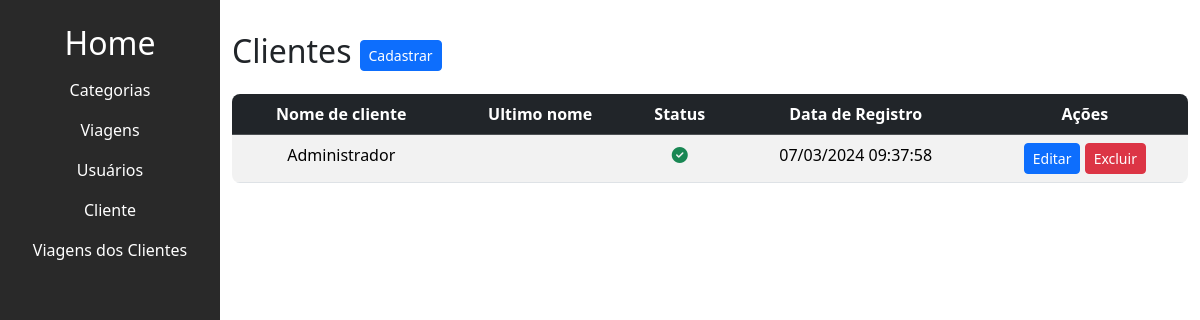
The page /user/listar_clientes/ on the database as committed earlier.
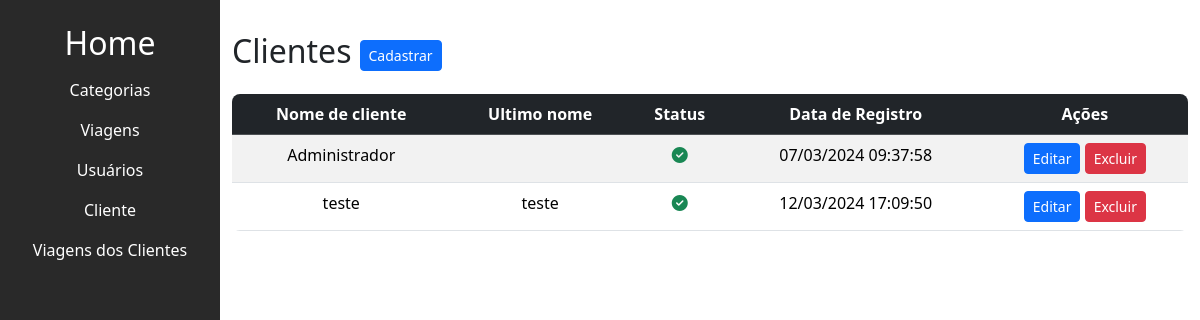
The same page on the database as committed later.
### user/models.py (models this page shows, shortened)
class Cliente(models.Model):
    user = models.OneToOneField(User, on_delete=models.CASCADE)
    rg = models.CharField(max_length=20, blank=True, null=True)
    cpf = models.CharField(max_length=14, blank=True, null=True)
    telefone = models.CharField(max_length=15, blank=True, null=True)
    data_nascimento = models.DateField(null=False)
    GENERO_CHOICES = (
        ('M', 'Masculino'),
        ('F', 'Feminino'),
        ('O', 'Outro')
    )
    genero = models.CharField(max_length=1, choices=GENERO_CHOICES)
    update_at = models.DateTimeField(auto_now=True)
    created_at = models.DateTimeField(auto_now_add=True)

### user/views.py (the view)
# urls.py: path('listar_clientes/', listar_clientes, name='listar_clientes'),
def listar_clientes(request):
    clientes = Cliente.objects.all()
    return render(request, 'cliente/listar_clientes.html', {'clientes': clientes})

### user/templates/cliente/listar_clientes.html (shortened to what this page needs)
{% extends 'base.html' %}
{% block content %}
<div class="main-content" id="mainContent">
  <div class="d-flex align-items-center">
    <h2 class="me-2">Clientes</h2>
    <a href="{% url 'user:cadastrar_cliente' %}">
      <button class="btn btn-sm btn-primary">Cadastrar</button>
    </a>
  </div>
  <div class="table-container mt-3">
    <table class="table table-striped text-center" style="margin-bottom: 0;">
      <thead class="table-dark">
        <tr>
          <th>Nome de cliente</th>
          <th>Ultimo nome</th>
          <th>Status</th>
          <th>Data de Registro</th>
          <th>Ações</th>
        </tr>
      </thead>
      <tbody>
        {% for cliente in clientes %}
          <tr>
            <td>{{ cliente.user.first_name }}</td>
            <td>{{ cliente.user.last_name }}</td>
            <td>
              {% if cliente.user.is_active %}
                <i class="fa-solid fa-circle-check text-success"></i>
              {% else %}
                <i class="fa-solid fa-circle-xmark text-danger"></i>
              {% endif %}
            </td>
            <td>{{ cliente.user.date_joined|date:"d/m/Y H:i:s" }}</td>
            <td>
              <button type="button" class="btn btn-sm btn-primary">
                Editar
              </button>
              <button type="button" class="btn btn-sm btn-danger">
                Excluir
              </button>
            </td>
          </tr>
        {% endfor %}
      </tbody>
    </table>
  </div>
</div>
{% endblock content %}

Rows that differ between the two databases and show on the page:
added Cliente: user.first_name "teste", user.last_name "teste", user.date_joined "12/03/2024 17:09:50"
